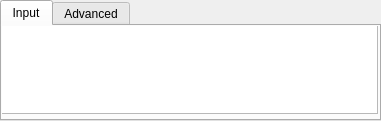
   <widget class="QTabWidget" name="tabWidget">
    <property name="geometry">
     <rect>
      <x>20</x>
      <y>70</y>
      <width>381</width>
      <height>121</height>
     </rect>
    </property>
    <property name="palette">
     <palette>
      <active>
       <colorrole role="ButtonText">
        <brush brushstyle="SolidPattern">
         <color alpha="255">
          <red>110</red>
          <green>114</green>
          <blue>117</blue>
         </color>
        </brush>
       </colorrole>
      </active>
      <inactive>
       <colorrole role="ButtonText">
        <brush brushstyle="SolidPattern">
         <color alpha="255">
          <red>255</red>
          <green>255</green>
          <blue>255</blue>
         </color>
        </brush>
       </colorrole>
      </inactive>
      <disabled>
       <colorrole role="ButtonText">
        <brush brushstyle="SolidPattern">
         <color alpha="255">
          <red>110</red>
          <green>114</green>
          <blue>117</blue>
         </color>
        </brush>
       </colorrole>
      </disabled>
     </palette>
    </property>
    <property name="currentIndex">
     <number>0</number>
    </property>
    <widget class="QWidget" name="tab">
     <attribute name="title">
      <string>Input</string>
     </attribute>
     <widget class="QTextBrowser" name="textBrowser_1">
      <property name="geometry">
       <rect>
        <x>-2</x>
        <y>-2</y>
        <width>378</width>
        <height>90</height>
       </rect>
      </property>
      <property name="palette">
       <palette>
        <active>
         <colorrole role="WindowText">
          <brush brushstyle="SolidPattern">
           <color alpha="255">
            <red>182</red>
            <green>182</green>
            <blue>182</blue>
           </color>
          </brush>
         </colorrole>
         <colorrole role="Text">
          <brush brushstyle="SolidPattern">
           <color alpha="255">
            <red>182</red>
            <green>182</green>
            <blue>182</blue>
           </color>
          </brush>
         </colorrole>
         <colorrole role="BrightText">
          <brush brushstyle="SolidPattern">
           <color alpha="255">
            <red>182</red>
            <green>182</green>
            <blue>182</blue>
           </color>
          </brush>
         </colorrole>
         <colorrole role="HighlightedText">
          <brush brushstyle="SolidPattern">
           <color alpha="255">
            <red>104</red>
            <green>104</green>
            <blue>104</blue>
           </color>
          </brush>
         </colorrole>
         <colorrole role="ToolTipText">
          <brush brushstyle="SolidPattern">
           <color alpha="255">
            <red>104</red>
            <green>104</green>
            <blue>104</blue>
           </color>
          </brush>
         </colorrole>
         <colorrole role="PlaceholderText">
          <brush brushstyle="SolidPattern">
           <color alpha="128">
            <red>182</red>
            <green>182</green>
            <blue>182</blue>
           </color>
          </brush>
         </colorrole>
        </active>
        <inactive>
         <colorrole role="WindowText">
          <brush brushstyle="SolidPattern">
           <color alpha="255">
            <red>255</red>
            <green>255</green>
            <blue>255</blue>
           </color>
          </brush>
         </colorrole>
         <colorrole role="Text">
          <brush brushstyle="SolidPattern">
           <color alpha="255">
            <red>210</red>
            <green>210</green>
            <blue>210</blue>
           </color>
          </brush>
         </colorrole>
         <colorrole role="BrightText">
          <brush brushstyle="SolidPattern">
           <color alpha="255">
            <red>255</red>
            <green>255</green>
            <blue>255</blue>
           </color>
          </brush>
         </colorrole>
         <colorrole role="HighlightedText">
          <brush brushstyle="SolidPattern">
           <color alpha="255">
            <red>255</red>
            <green>255</green>
            <blue>255</blue>
           </color>
          </brush>
         </colorrole>
         <colorrole role="ToolTipText">
          <brush brushstyle="SolidPattern">
           <color alpha="255">
            <red>247</red>
            <green>247</green>
            <blue>247</blue>
           </color>
          </brush>
         </colorrole>
         <colorrole role="PlaceholderText">
          <brush brushstyle="SolidPattern">
           <color alpha="128">
            <red>104</red>
            <green>104</green>
            <blue>104</blue>
           </color>
          </brush>
         </colorrole>
        </inactive>
        <disabled>
         <colorrole role="WindowText">
          <brush brushstyle="SolidPattern">
           <color alpha="255">
            <red>110</red>
            <green>114</green>
            <blue>117</blue>
           </color>
          </brush>
         </colorrole>
         <colorrole role="Text">
          <brush brushstyle="SolidPattern">
           <color alpha="255">
            <red>104</red>
            <green>104</green>
            <blue>104</blue>
           </color>
          </brush>
         </colorrole>
         <colorrole role="BrightText">
          <brush brushstyle="SolidPattern">
           <color alpha="255">
            <red>104</red>
            <green>104</green>
            <blue>104</blue>
           </color>
          </brush>
         </colorrole>
         <colorrole role="HighlightedText">
          <brush brushstyle="SolidPattern">
           <color alpha="255">
            <red>110</red>
            <green>114</green>
            <blue>117</blue>
           </color>
          </brush>
         </colorrole>
         <colorrole role="ToolTipText">
          <brush brushstyle="SolidPattern">
           <color alpha="255">
            <red>104</red>
            <green>104</green>
            <blue>104</blue>
           </color>
          </brush>
         </colorrole>
         <colorrole role="PlaceholderText">
          <brush brushstyle="SolidPattern">
           <color alpha="128">
            <red>104</red>
            <green>104</green>
            <blue>104</blue>
           </color>
          </brush>
         </colorrole>
        </disabled>
       </palette>
      </property>
      <property name="font">
       <font>
        <family>Droid Sans Mono</family>
        <pointsize>8</pointsize>
        <italic>false</italic>
        <kerning>true</kerning>
       </font>
      </property>
      <property name="styleSheet">
       <string notr="true"/>
      </property>
      <property name="frameShape">
       <enum>QFrame::StyledPanel</enum>
      </property>
      <property name="frameShadow">
       <enum>QFrame::Sunken</enum>
      </property>
      <property name="horizontalScrollBarPolicy">
       <enum>Qt::ScrollBarAsNeeded</enum>
      </property>
      <property name="sizeAdjustPolicy">
       <enum>QAbstractScrollArea::AdjustToContents</enum>
      </property>
     </widget>
    </widget>
    <widget class="QWidget" name="tab_3">
     <attribute name="title">
      <string>Advanced</string>
     </attribute>
    </widget>
   </widget>
